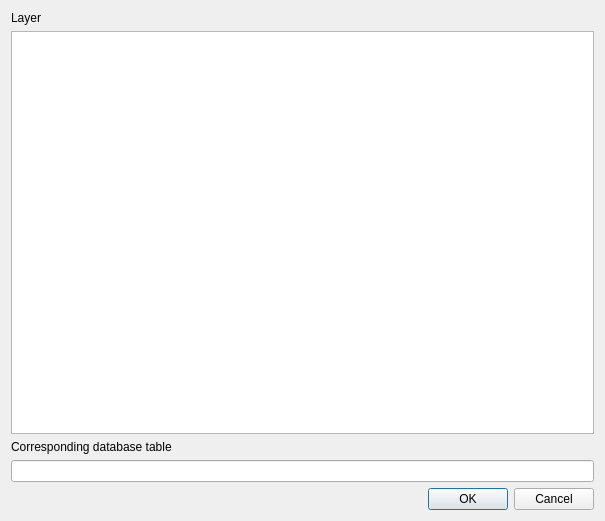
<?xml version="1.0" encoding="UTF-8"?>
<ui version="4.0">
 <class>Dialog</class>
 <widget class="QDialog" name="Dialog">
  <property name="geometry">
   <rect>
    <x>0</x>
    <y>0</y>
    <width>605</width>
    <height>521</height>
   </rect>
  </property>
  <property name="windowTitle">
   <string>Layer - Table association</string>
  </property>
  <layout class="QVBoxLayout" name="verticalLayout">
   <item>
    <widget class="QLabel" name="label">
     <property name="text">
      <string>Layer</string>
     </property>
    </widget>
   </item>
   <item>
    <widget class="QgsLayerTreeView" name="treeView"/>
   </item>
   <item>
    <widget class="QLabel" name="label_2">
     <property name="text">
      <string>Corresponding database table</string>
     </property>
    </widget>
   </item>
   <item>
    <widget class="QLineEdit" name="tableEdit"/>
   </item>
   <item>
    <widget class="QDialogButtonBox" name="buttonBox">
     <property name="orientation">
      <enum>Qt::Horizontal</enum>
     </property>
     <property name="standardButtons">
      <set>QDialogButtonBox::Cancel|QDialogButtonBox::Ok</set>
     </property>
    </widget>
   </item>
  </layout>
 </widget>
 <customwidgets>
  <customwidget>
   <class>QgsLayerTreeView</class>
   <extends>QTreeView</extends>
   <header>qgis.gui</header>
   <container>1</container>
  </customwidget>
 </customwidgets>
 <resources/>
 <connections>
  <connection>
   <sender>buttonBox</sender>
   <signal>accepted()</signal>
   <receiver>Dialog</receiver>
   <slot>accept()</slot>
   <hints>
    <hint type="sourcelabel">
     <x>248</x>
     <y>254</y>
    </hint>
    <hint type="destinationlabel">
     <x>157</x>
     <y>274</y>
    </hint>
   </hints>
  </connection>
  <connection>
   <sender>buttonBox</sender>
   <signal>rejected()</signal>
   <receiver>Dialog</receiver>
   <slot>reject()</slot>
   <hints>
    <hint type="sourcelabel">
     <x>316</x>
     <y>260</y>
    </hint>
    <hint type="destinationlabel">
     <x>286</x>
     <y>274</y>
    </hint>
   </hints>
  </connection>
 </connections>
</ui>
